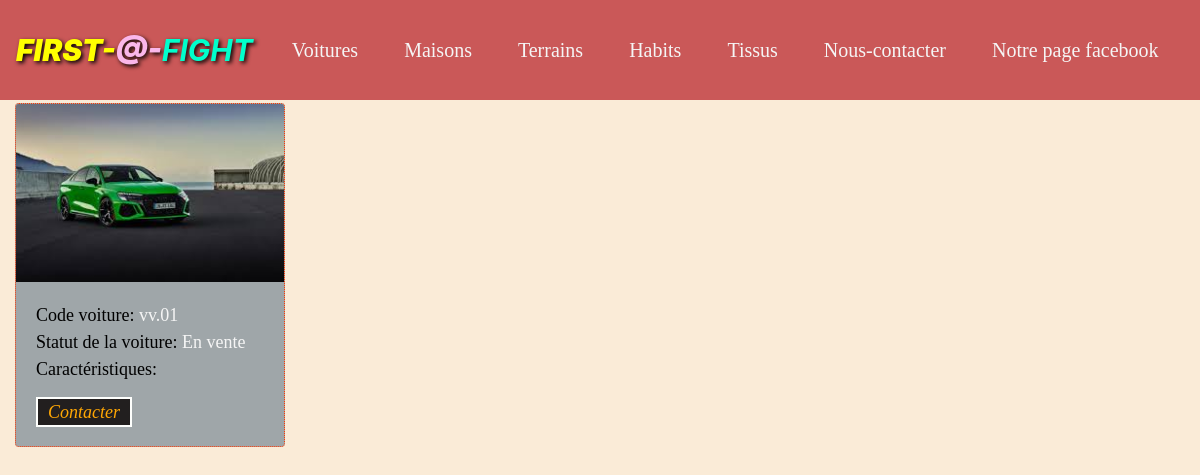
/voiture/, run on the app's committed database.
### services/models.py (models this page shows, shortened)
class Voiture(models.Model):
    image = models.ImageField(upload_to='images', blank=True, default='')
    code = models.CharField(max_length=30)
    statut = models.CharField(max_length=30)
    caracteristique = models.CharField(max_length=450, default="")
    class Meta:
        verbose_name = ("Voiture")
        verbose_name_plural = ("Voitures")

### services/views.py (the view)
# urls.py: path('voiture/', views.liste_voiture, name='voiture'),
def liste_voiture(request, *args, **kwargs):
   voiture = Voiture.objects.all()
   context = {
      'voiture':voiture
   }
   return render(request, 'services/voiture.html', context)

### templates/services/voiture.html
{% extends 'base.html' %}
        {% block content %}
            <div class="row">
                {% for voiture in voiture %}
                <div class="col-sm-12 col-md-12 col-lg-3">
                  <div class="card">
                        {% if voiture.image %}
                        <img class="card-img-top" src="{{ voiture.image.url }}" alt="image {{ voiture.code}}">
                        {% else %}
                            <h4>Pas d'image</h4>
                        {% endif %}
                        <div class="card-body">
                          <p class="card-text">
                            <strong style="color: black; text-transform: none; font-size: large; font-weight: normal">Code voiture:</strong> {{ voiture.code }} <br>
                            <strong style="color: black; text-transform: none; font-size: large; font-weight: normal">Statut de la voiture:</strong> {{ voiture.statut }} <br>
                            <strong style="color: black; text-transform: capitalize; font-size: large; font-weight: normal">Caractéristiques:</strong> {{ voiture.caracteristique }} </p>
                          <a href="{% url 'services:contacter' %}" class="contacter">Contacter</a>
                        </div>
                      </div>
                </div>
                {% endfor %}
            </div>
        {% endblock %}

### templates/base.html (style rules this page uses)
body { background-color: antiquewhite; }
.card-text { font-family: Cambria; font-size: 18px; }
.card { background-color: rgb(159, 166, 169); margin-top: 1%; margin-bottom: 3%; color: whitesmoke; border: dotted 1px rgb(255, 55, 0); }
.contacter { background-color: rgb(34, 31, 31); border: solid rgb(254, 255, 253) 2px; color: rgb(255, 167, 4); padding: 3px 10px; font-family: Cambria; font-size:large; font-style: italic; }
.card-img-top { height: auto; }

### data on the page
Voiture: image (picture), code "vv.01", statut "En vente"
